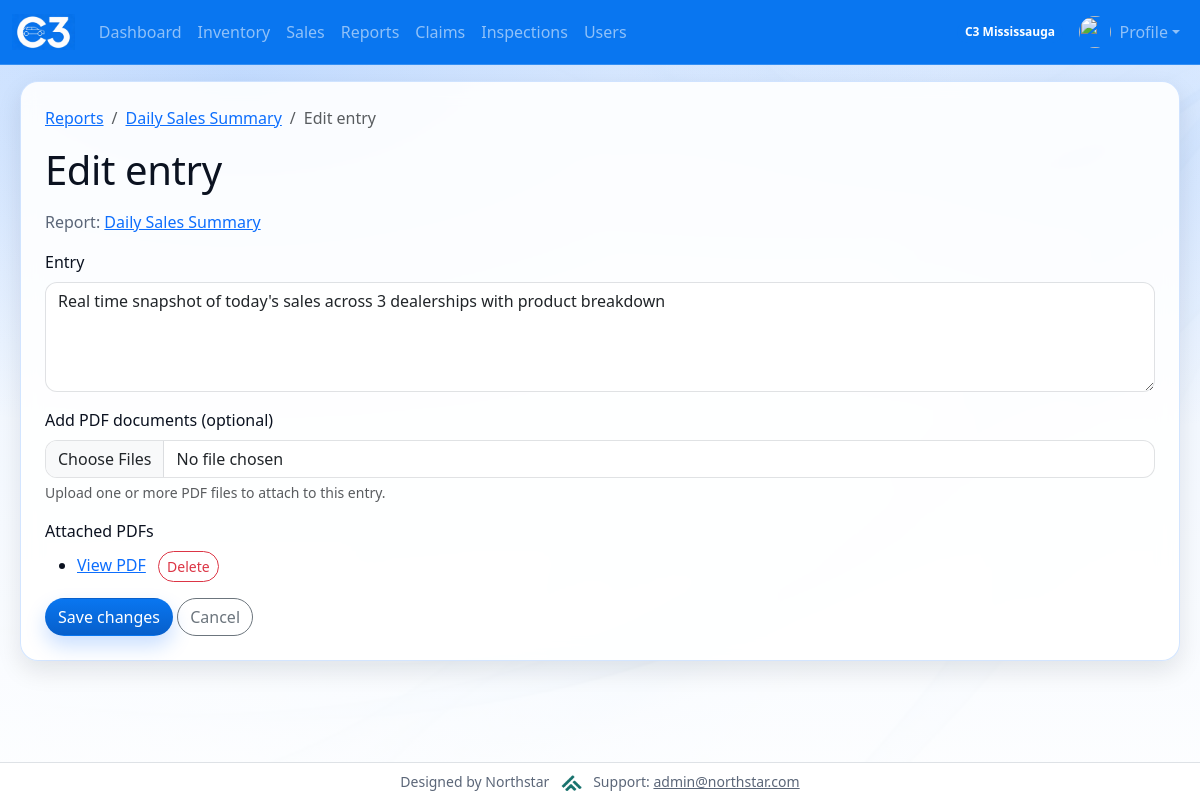
Page /home/entry/1/edit/ (signed in) on the committed database.
### Dashboard/models.py (models this page shows, shortened)
class Dealership(models.Model):
    name = models.CharField(max_length=200)
    badge_css_class = models.CharField(
        max_length=80,
        default="bg-dark",
        help_text="Bootstrap/extra CSS classes for this dealership's badge (navbar, user list).",
    )
    is_default_home = models.BooleanField(
        default=False,
        help_text="If True, new user group edits default to this dealership when none is set.",
    )
    class Meta:
        ordering = ["name"]
    def resolved_badge_css_class(self) -> str:
        raw = (self.badge_css_class or "").strip()
        if raw.startswith("ns-badge-dealership-"):
            return raw

class Report(models.Model):
    text = models.CharField(max_length=200)
    date_added = models.DateTimeField(auto_now_add=True)

class Entry(models.Model):
    Report = models.ForeignKey(Report, on_delete=models.CASCADE)
    text = models.TextField()
    date_added = models.DateTimeField(auto_now_add=True)
    class Meta:
        verbose_name_plural = 'Entries'

class EntryDocument(models.Model):
    entry = models.ForeignKey(Entry, on_delete=models.CASCADE, related_name="documents")
    file = models.FileField(upload_to="entry_docs/")
    uploaded_at = models.DateTimeField(auto_now_add=True)
    class Meta:
        ordering = ["-uploaded_at", "-id"]

### Dashboard/views.py (the view, shortened to what this page needs)
# urls.py: path("entry/<int:entry_id>/edit/", views.edit_entry, name="edit_entry"),
def edit_entry(request, entry_id):
    entry = get_object_or_404(Entry, id=entry_id)
    report = entry.Report
    if request.method != "POST":
        form = EntryForm(instance=entry)
    context = {"entry": entry, "report": report, "form": form, "can_delete_reports": _is_management(request.user)}
    return render(request, "Dashboard/edit_entry.html", context)

### Dashboard/forms.py
class EntryForm(forms.ModelForm):
    class Meta:
        model = Entry
        fields = ["text"]
        labels = {"text": "Entry"}
        widgets = {
            "text": forms.Textarea(
                attrs={"class": "form-control", "rows": 4, "placeholder": "Enter entry text..."}
            )
        }

### Dashboard/inventory_services.py (called while the page is built)
def user_home_dealership(user):
    if not user or not user.is_authenticated:
        return None
    try:
        from Profile.models import UserProfile
        prof = UserProfile.objects.select_related("dealership").filter(user=user).first()
        return prof.dealership if prof else None
    except Exception:
        return None

### Dashboard/views.py (called while the page is built)
def _is_management(user):
    if not user.is_authenticated:
        return False
    return user.groups.filter(name="Management").exists()

### Dashboard/templates/Dashboard/edit_entry.html (shortened to what this page needs)
{% extends "Dashboard/base.html" %}
{% block content %}
<nav aria-label="breadcrumb" class="mb-2">
	<ol class="breadcrumb">
		<li class="breadcrumb-item"><a href="{% url ns_site_namespace|add:':Reports' %}">Reports</a></li>
		<li class="breadcrumb-item"><a href="{% url ns_site_namespace|add:':report' report.id %}">{{ report.text }}</a></li>
		<li class="breadcrumb-item active" aria-current="page">Edit entry</li>
	</ol>
</nav>
<h1 class="mb-3">Edit entry</h1>
<p class="text-muted">Report: <a href="{% url ns_site_namespace|add:':report' report.id %}">{{ report.text }}</a></p>
<form action="{% url ns_site_namespace|add:':edit_entry' entry.id %}" method="post" enctype="multipart/form-data">
	<div class="mb-3">
		<label for="id_text" class="form-label">{{ form.text.label }}</label>
		{{ form.text }}
	</div>
	<div class="mb-3">
		<label for="id_documents" class="form-label">Add PDF documents (optional)</label>
		<input id="id_documents" type="file" name="documents" accept="application/pdf,.pdf" multiple class="form-control">
		<div class="form-text">Upload one or more PDF files to attach to this entry.</div>
	</div>
	{% if entry.documents.all %}
	<div class="mb-3">
		<div class="form-label">Attached PDFs</div>
		<ul class="mb-0">
			{% for doc in entry.documents.all %}
			<li class="text-nowrap">
				<a href="{% url ns_site_namespace|add:':entry_document_inline' doc.id %}" target="_blank" rel="noopener">View PDF</a>
				{% if can_delete_reports %}
					<form method="post" action="{% url ns_site_namespace|add:':delete_entry_document' doc.id %}" class="d-inline" onsubmit="return confirm('Delete this PDF?');">
						<button type="submit" class="btn btn-sm btn-outline-danger ms-2">Delete</button>
					</form>
				{% endif %}
			</li>
			{% endfor %}
		</ul>
	</div>
	{% endif %}
	<button type="submit" class="btn btn-primary">Save changes</button>
	<a href="{% url ns_site_namespace|add:':report' report.id %}" class="btn btn-outline-secondary">Cancel</a>
</form>
{% endblock content %}

### Dashboard/templates/Dashboard/base.html (shortened to what this page needs)
<!DOCTYPE html>
<html lang="en">
<head>
    {% load static %}
    <link rel="stylesheet" href="{% static 'bootstrap/css/bootstrap.css' %}">
    <link rel="stylesheet" href="{% static 'css/theme.css' %}">
</head>
<body class="d-flex flex-column min-vh-100">
<nav class="navbar navbar-expand-lg navbar-dark bg-primary">
    <div class="container-fluid">
        <a class="navbar-brand d-flex align-items-center" href="{% url ns_site_namespace|add:':home' %}">
            <img src="{% static 'images/logo.png' %}" alt="C3" height="36" style="max-height: 36px;">
        </a>
        {% if user.is_authenticated %}
        <div class="collapse navbar-collapse" id="navbarNavAltMarkup">
            <ul class="navbar-nav me-auto mb-2 mb-lg-0">
                <li class="nav-item">
                    <a class="nav-link" href="{% url ns_site_namespace|add:':index' %}">Dashboard</a>
                </li>
                <li class="nav-item">
                    <a class="nav-link" href="{% url ns_site_namespace|add:':inventory' %}">Inventory</a>
                </li>
                <li class="nav-item">
                    <a class="nav-link" href="{% url ns_site_namespace|add:':sales' %}">Sales</a>
                </li>
                <li class="nav-item">
                    <a class="nav-link" href="{% url ns_site_namespace|add:':Reports' %}">Reports</a>
                </li>
                <li class="nav-item">
                    <a class="nav-link" href="{% url ns_site_namespace|add:':claims' %}">Claims</a>
                </li>
                <li class="nav-item">
                    <a class="nav-link" href="{% url ns_site_namespace|add:':inspections' %}">Inspections</a>
                </li>
                {% if can_see_users %}
                <li class="nav-item">
                    <a class="nav-link" href="{% url 'Profile:user_list' %}">Users</a>
                </li>
                {% endif %}
            </ul>
            <ul class="navbar-nav ms-auto mb-2 mb-lg-0">
                <li class="nav-item d-flex align-items-center me-2">
                    {% if ns_dealership_label %}
                        <span class="badge rounded-pill text-bg-dark ns-dealership-badge {{ ns_dealership_badge_class|default:'' }}">{{ ns_dealership_label }}</span>
                    {% endif %}
                </li>
                <li class="nav-item dropdown">
                    <a class="nav-link dropdown-toggle d-flex align-items-center" href="#" id="profileNavDropdown" role="button" data-bs-toggle="dropdown" aria-expanded="false">
                        {% if profile_avatar_url %}
                            <img src="{{ profile_avatar_url }}" alt="" class="avatar-circle me-2" width="32" height="32">
                        {% else %}
                            <img src="{% static 'images/default-avatar.png' %}" alt="" class="avatar-circle me-2" width="32" height="32">
                        {% endif %}
                        Profile
                    </a>
                </li>
            </ul>
        </div>
        {% endif %}
    </div>
</nav>
<main class="container-fluid py-3 flex-grow-1">
    <div class="ns-surface p-3 p-md-4 mx-md-2">
{% block content %}{% endblock content %}
    </div>
</main>
<footer class="container-fluid py-2 text-center text-muted small border-top mt-auto bg-white">
	Designed by Northstar
	<img src="{% static 'images/northstar.png' %}" alt="Northstar" height="16" class="mx-2 align-text-bottom" style="max-height:16px;">
	Support: <a href="mailto:admin@northstar.com" class="text-muted">admin@northstar.com</a>
</footer>
</body>
</html>

### static/css/theme.css (style rules this page uses)
:root { --theme-primary: #0976f0; --theme-primary-dark: #075fcb; --theme-primary-soft: rgba(13, 110, 253, 0.12); --theme-ink: #0b1220; --theme-muted: #5b6678; --theme-surface: rgba(255, 255, 255, 0.9); --theme-surface-strong: #ffffff; --theme-border: rgba(13, 110, 253, 0.18); --theme-shadow: 0 16px 40px rgba(11, 18, 32, 0.12); --theme-shadow-sm: 0 10px 24px rgba(11, 18, 32, 0.1); --theme-radius-lg: 18px; --theme-radius-md: 14px; --theme-radius-sm: 12px; }
body { color: var(--theme-ink); background: radial-gradient(1200px 600px at 20% 10%, rgba(13, 110, 253, 0.18), transparent 60%), radial-gradient(900px 500px at 90% 20%, rgba(13, 110, 253, 0.12), transparent 55%), linear-gradient(180deg, rgba(231, 241, 255, 0.95), rgba(255, 255, 255, 0.92)); background-attachment: fixed; }
main { background: transparent; }
.ns-surface { background: var(--theme-surface); border: 1px solid var(--theme-border); border-radius: var(--theme-radius-lg); box-shadow: var(--theme-shadow-sm); backdrop-filter: blur(10px); }
.navbar.bg-primary { background-color: var(--theme-primary) !important; border-bottom: 1px solid rgba(255, 255, 255, 0.18); }
.navbar .navbar-brand { padding-top: 0; padding-bottom: 0; }
.navbar .navbar-brand img { display: block; }
.navbar .nav-link { border-radius: 999px; padding: 0.5rem 0.85rem; transition: background-color 120ms ease, color 120ms ease, transform 120ms ease; }
h1, h2, h3, h4, h5 { letter-spacing: -0.01em; }
.text-muted { color: var(--theme-muted) !important; }
.btn { border-radius: 999px; }
.btn-primary { background: linear-gradient(180deg, var(--theme-primary), var(--theme-primary-dark)); border-color: transparent; box-shadow: 0 10px 20px rgba(13, 110, 253, 0.22); }
.badge { border-radius: 999px; padding: 0.45em 0.7em; }
.form-control, .form-select, textarea.form-control { border-radius: var(--theme-radius-sm); border-color: rgba(11, 18, 32, 0.12); }
.avatar-circle { width: 32px; height: 32px; border-radius: 50%; object-fit: cover; display: inline-flex; align-items: center; justify-content: center; overflow: hidden; }
.badge.ns-dealership-badge { color: #fff !important; --bs-badge-color: #fff; }
.badge.ns-dealership-badge.ns-badge-dealership-mississauga, .navbar.bg-primary .badge.ns-dealership-badge.ns-badge-dealership-mississauga { background-color: var(--theme-primary) !important; }

### rows in the picture
Dealership: name "C3 Mississauga"
Report: text "Daily Sales Summary"
Entry: text "Real time snapshot of today's sales across 3 dealerships with product breakdown"
EntryDocument: shows "Delete"
